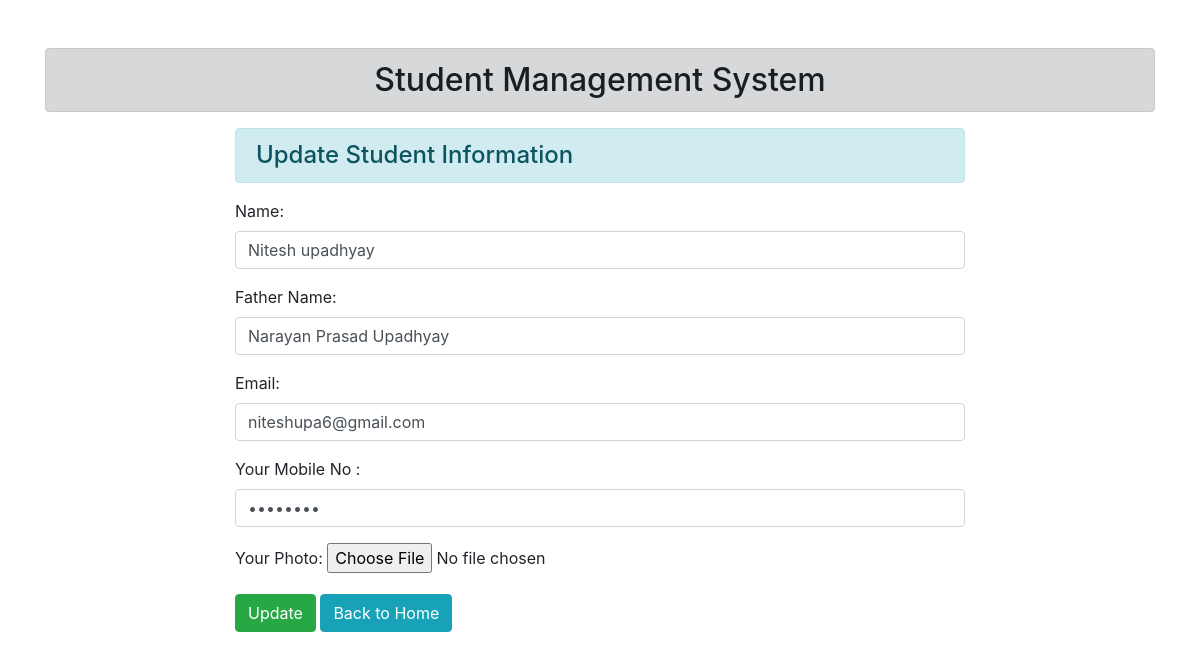
/1/, run on the app's committed database.
### enroll/models.py (models this page shows)
class User(models.Model):
 name = models.CharField(max_length=70)
 Fathername=models.CharField(max_length=50)
 email = models.EmailField(max_length=100)
 password = models.CharField(max_length=100)
 image =models.ImageField()

### enroll/views.py (the view)
# urls.py: path('<int:id>/', views.update_data, name="updatedata"),
def update_data(request, id):
 if request.method == 'POST':
  pi = User.objects.get(pk=id)
  fm = StudentRegistration(request.POST,request.FILES, instance=pi)
  if fm.is_valid():
   fm.save()
 else:
  pi = User.objects.get(pk=id)
  fm = StudentRegistration(instance=pi)
 return render(request, 'enroll/updatestudent.html', {'form':fm})

### enroll/forms.py
class StudentRegistration(forms.ModelForm):
 class Meta:
  model = User
  fields = ['name','Fathername', 'email', 'password','image']
  widgets = {
   'name': forms.TextInput(attrs={'class':'form-control'}),
   'Fathername': forms.TextInput(attrs={'class':'form-control'}),
   'email': forms.EmailInput(attrs={'class':'form-control'}),
   'password': forms.PasswordInput(render_value=True, attrs={'class':'form-control'}),
   'image': forms.FileInput(),
  }
  labels = {
            'image': "Your Photo",
            'password':'Your Mobile No ',
            'Fathername':"Father Name"
        }

### enroll/templates/enroll/updatestudent.html (shortened to what this page needs)
{% extends 'enroll/base.html' %}
{% block content %}
 <div class="row">
  <div class="col-sm-8 offset-2">
   <h4 class="alert alert-info">Update Student Information</h4>
   <form action="" method="post" enctype="multipart/form-data">
    {{form.as_p}}
    <input type="submit" class="btn btn-success" value="Update">
    <a href="{% url 'addandshow'%}" class="btn btn-info">Back to Home</a>
   </form>
  </div>
 </div>
{% endblock content %}

### data on the page
User: name "Nitesh upadhyay", Fathername "Narayan Prasad Upadhyay", email "niteshupa6@gmail.com"
